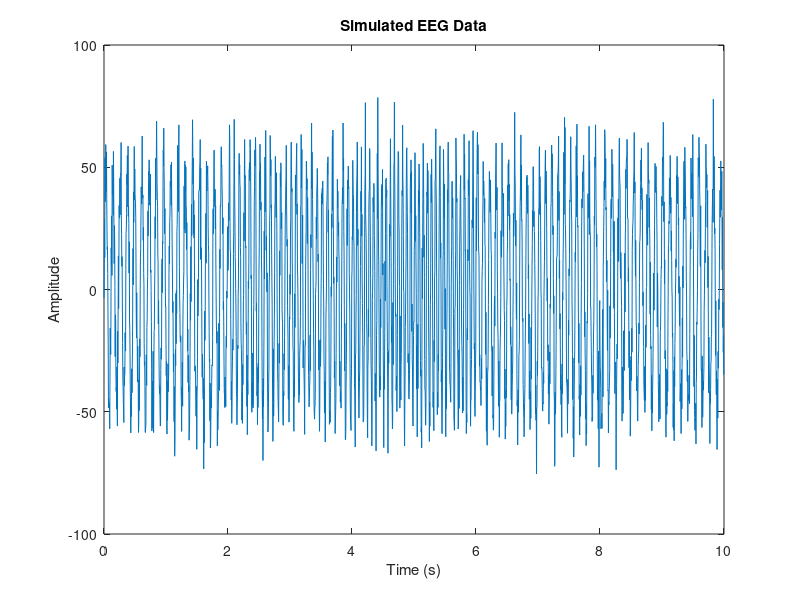
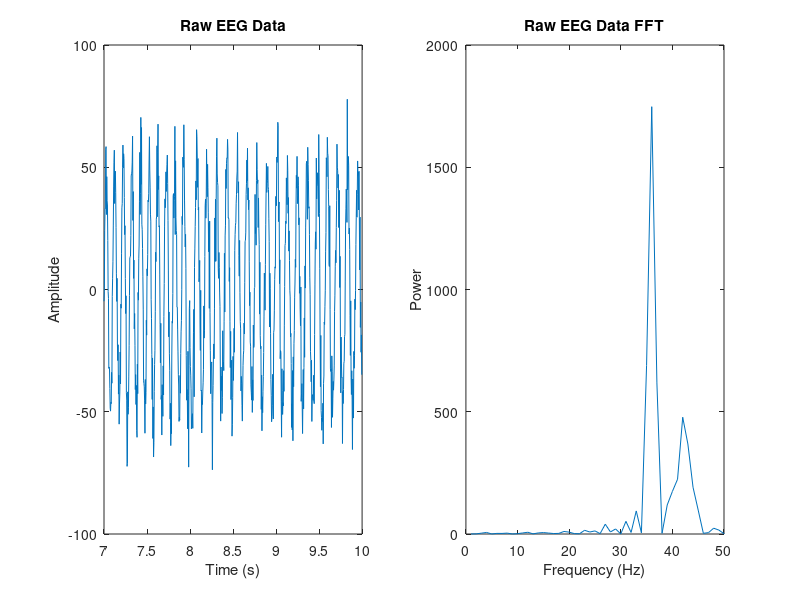

The MATLAB script that drew these images, in order: (Note: this script raises an error after producing the figures.)
%% Simulate EEG Data

% Simulate EEG data
fs = 250; % Sampling frequency (Hz)
time = 10; % 10 seconds of data
t = 0:1/fs:(time - 1/fs);
freq_segments = [8.57, 12, 15, 10, 8.57]; % Frequencies for each segment (Hz)
amplitude = 50; % Amplitude of the simulated signal

% Initialize EEG data
eeg_data = zeros(size(t));

% Generate EEG signal with different frequencies for different segments
start_idx = 1;
for i = 1:length(freq_segments)
    freq = freq_segments(i);
    segment_t = t(start_idx:start_idx+length(t)/length(freq_segments)-1);
    segment_eeg_data = amplitude * sin(2*pi*freq*segment_t);
    eeg_data(start_idx:start_idx+length(segment_t)-1) = segment_eeg_data;
    start_idx = start_idx + length(segment_t);
end

% Add noise to the simulated EEG data
eeg_data = eeg_data + randn(size(eeg_data)) * 10;

% Plot the simulated EEG data
figure;
plot(t, eeg_data);
xlabel('Time (s)');
ylabel('Amplitude');
title('Simulated EEG Data');


%% Initializing variables for using CCA;
refFreq = [8.57 10 12 15];
time = 2; % Seconds;
fs= 250;
classNum = length(refFreq); 
%trialNum = 1;
loss = 0;

ref_t = 0:1/fs:(time);

Y = cell(1, classNum);
r = zeros(1, classNum);

% Generate reference signals for each class
for i = 1:classNum
    ref = 2*pi*refFreq(i)*ref_t;
    Y{i} = [sin(ref); cos(ref); sin(ref*2); cos(ref*2)];
end

%% Pre-processing filters

% Low-pass 40 Hz
order = 4; 
[low_b, low_a] = butter(order, 40/(fs/2), 'low');

% High-pass 1 Hz
order = 2; 
[high_b, high_a] = butter(order, 1/(fs/2), 'high');

% Notch-filter 50 Hz
order = 2; 
[notch_b, notch_a] = butter(order, [48 52]/(fs/2), 'stop');

%% Simulate Data Acquisition and Real-time Plotting

% Set parameters
window_size = 3; % in seconds
step_size = 0.2; % in seconds


% Initialize figure for real-time plotting
figure;
subplot(1,2,1)
h1 = plot(zeros(1,2*fs)); % Initialize plot
title('Raw EEG Data');
xlabel('Time (s)');
ylabel('Amplitude');
ylim([-100 100]);

subplot(1,2,2)
h2 = plot(zeros(1,2*fs)); % Initialize plot
title('Raw EEG Data FFT');
xlabel('Frequency (Hz)');
ylabel('Power');


i_segment = 0;
filtered_window = zeros(1, 2*fs);
while true
    i_segment = i_segment + 1;
    pause(step_size) % Wait for step_size seconds
    
    % Generate data for the current window
    start_idx = max(1, 1 + (i_segment-1)*step_size*fs);
    end_idx = min(length(eeg_data), start_idx + window_size*fs);
    segment_data = eeg_data(start_idx:end_idx);
    t_segment = t(start_idx:end_idx);

    filtered_window = filter(low_b, low_a, segment_data);
    filtered_window = filtfilt(high_b, high_a, filtered_window);
    filtered_window = filtfilt(notch_b, notch_a, filtered_window);

    filtered_window = filtered_window(250*1+1:end);

    % Update plot 
    set(h1, 'XData', t_segment, 'YData', segment_data);
    xlim([t_segment(1) t_segment(end)]);

    [p, f] = periodogram(segment_data, [], [], fs);
    set(h2, 'YData', p);
    xlim([0 50]);
    

    drawnow;

    for j = 1:classNum
        [~, ~, corr] = canoncorr(filtered_window', Y{j}');
        r(j) = max(corr);
    end
    [m, ind] = max(r);

    if(m>0.24)
     fprintf('SSVEP Frequency: %d Hz (canoncorr = %f) \n', refFreq(ind), m);
    end
    
    % % Check if the user pressed the escape key
    % if waitforbuttonpress == 1
    %     break;
    % end
end
